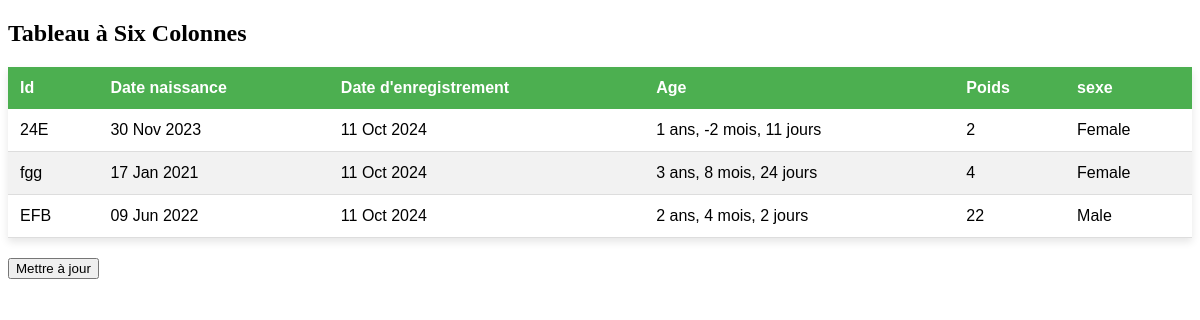
/tableau/, run on an earlier commit of the app's database.
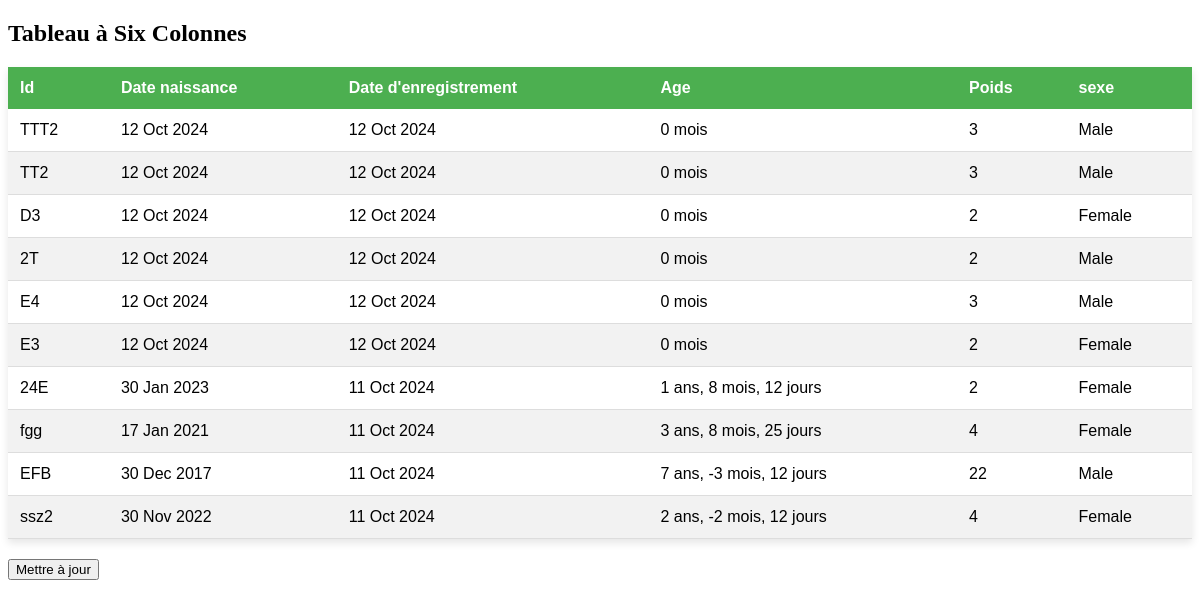
And on a later commit of the database.
### maferme/models.py (models this page shows, shortened)
class Animaux(models.Model):
    identifiant = models.CharField(max_length=50)
    date_naissance = models.DateField(auto_now_add=False, null=True, blank=True)
    date_enregistrement = models.DateField(auto_now_add=True, null=True, blank=True)
    age = models.CharField(max_length=50, null=True, blank=True)
    poids = models.PositiveIntegerField()
    STATUT_CHOICES =(
        ('Male', 'M'),
        ('Female', 'F'),
    )
    sexe = models.CharField(choices=STATUT_CHOICES, max_length=10)

### maferme/views.py (the view)
# urls.py: path('tableau/', views.tableau, name='tableau'),
def tableau(request):
    mes_animaux = Animaux.objects.all()
    mes_animaux = mes_animaux.order_by('-date_enregistrement')
    context = {
         'mes_animaux' : mes_animaux,
    }
    return render(request, 'tableau.html', context)

### maferme/templates/tableau.html (shortened to what this page needs)
{% block contents %}
<!DOCTYPE html>
<html lang="en">
<head>
</head>
<body>
  <h2>{% block titre %} Tableau à Six Colonnes {% endblock titre %}</h2>
  <table>
    <thead>
      <tr>
        <th>Id</th>
        <th>Date naissance</th>
        <th>Date d'enregistrement</th>
        <th>Age</th>
        <th>Poids</th>
        <th>sexe</th>
      </tr>
    </thead>
    <tbody>
      {% for animal in mes_animaux %}
      <tr>
        <td>{{ animal.identifiant }}</td>
        <td>{{ animal.date_naissance|date:"d M Y" }}</td>
        <td>{{ animal.date_enregistrement|date:"d M Y" }}</td>
        <td>{{ animal.age }}</td>
        <td>{{ animal.poids }}</td>
        <td>{{ animal.sexe }}</td>
      </tr>
      {% endfor %}
    </tbody>
  </table>
  <form action="{% url 'update' %}" method="get">
    <button type="submit">Mettre à jour</button>
  </form>
</body>
</html>
{% endblock contents %}

### maferme/templates/tableau.html (style rules this page uses)
table { width: 100%; border-collapse: collapse; margin: 20px 0; font-size: 1em; font-family: Arial, sans-serif; min-width: 600px; box-shadow: 0 4px 8px rgba(0, 0, 0, 0.1); }
thead th { background-color: #4CAF50; color: #ffffff; text-align: left; padding: 12px; }
tbody td { padding: 12px; border-bottom: 1px solid #ddd; }
tbody tr:nth-child(even) { background-color: #f2f2f2; }

What changed in the data, as far as the page shows it:
added Animaux: identifiant "TTT2", date_naissance "12 Oct 2024", date_enregistrement "12 Oct 2024", age "0 mois", poids "3", sexe "Male"
added Animaux: identifiant "TT2", date_naissance "12 Oct 2024", date_enregistrement "12 Oct 2024", age "0 mois", poids "3", sexe "Male"
added Animaux: identifiant "D3", date_naissance "12 Oct 2024", date_enregistrement "12 Oct 2024", age "0 mois", poids "2", sexe "Female"
added Animaux: identifiant "2T", date_naissance "12 Oct 2024", date_enregistrement "12 Oct 2024", age "0 mois", poids "2", sexe "Male"
added Animaux: identifiant "E4", date_naissance "12 Oct 2024", date_enregistrement "12 Oct 2024", age "0 mois", poids "3", sexe "Male"
added Animaux: identifiant "E3", date_naissance "12 Oct 2024", date_enregistrement "12 Oct 2024", age "0 mois", poids "2", sexe "Female"
changed Animaux: date_naissance "30 Nov 2023" → "30 Jan 2023"; age "1 ans, -2 mois, 11 jours" → "1 ans, 8 mois, 12 jours"
changed Animaux "fgg": age "3 ans, 8 mois, 24 jours" → "3 ans, 8 mois, 25 jours"
changed Animaux "EFB": date_naissance "09 Jun 2022" → "30 Dec 2017"; age "2 ans, 4 mois, 2 jours" → "7 ans, -3 mois, 12 jours"
added Animaux: identifiant "ssz2", date_naissance "30 Nov 2022", date_enregistrement "11 Oct 2024", age "2 ans, -2 mois, 12 jours", poids "4", sexe "Female"
